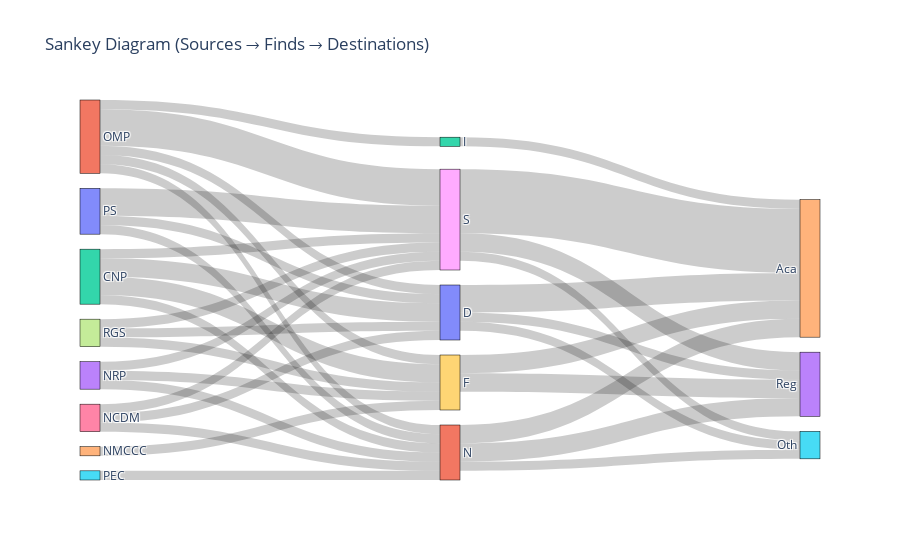

Notebook code cell kept with this figure:
### Code cell
import pandas as pd
import plotly.graph_objects as go

# Load the CSV file (update the filename as needed)
df = pd.read_csv("sankey_assignment.csv")

# Define the three sets of nodes
sources = list(df.columns[1:-3])  # ['PS', 'OMP', 'CNP', 'NRP', 'NMCCC', 'PEC', 'NCDM', 'RGS']
finds = list(df['LABEL'])          # ['S', 'F', 'D', 'N', 'I']
destinations = list(df.columns[-3:])  # ['Reg', 'Aca', 'Oth']

# Create a combined list of all unique nodes
nodes = sources + finds + destinations
node_indices = {name: i for i, name in enumerate(nodes)}  # Assigning an index to each node

# Create links from sources to finds
links = []
for _, row in df.iterrows():
    for source in sources:
        value = row[source]
        if value > 0:  # Only add non-zero flows
            links.append((source, row['LABEL'], value))  # Connect source to find

# Create links from finds to destinations
for _, row in df.iterrows():
    for destination in destinations:
        value = row[destination]
        if value > 0:  # Only add non-zero flows
            links.append((row['LABEL'], destination, value))  # Connect find to destination

# Convert links into Sankey format
sankey_links = {
    "source": [node_indices[src] for src, tgt, val in links],
    "target": [node_indices[tgt] for src, tgt, val in links],
    "value": [val for src, tgt, val in links],
}

# Create the Sankey diagram
fig = go.Figure(go.Sankey(
    node=dict(
        pad=15,
        thickness=20,
        line=dict(color="black", width=0.5),
        label=nodes
    ),
    link=sankey_links
))

# Set layout title
fig.update_layout(title_text="Sankey Diagram (Sources → Finds → Destinations)", font_size=12)

# Show the figure
fig.show()

### Figure 1 — Plotly figure (JSON) as saved in the notebook; plotly's stock layout.template omitted (floating-point values rounded to 4 significant figures)
{"data": [{"link": {"source": [0, 1, 2, 3, 6, 7, 1, 2, 3, 4, 7, 0, 1, 2, 6, 7, 0, 1, 2, 3, 5, 6, 1, 8, 8, 8, 9, 9, 10, 10, 10, 11, 11, 11, 12], "target": [8, 8, 8, 8, 8, 8, 9, 9, 9, 9, 9, 10, 10, 10, 10, 10, 11, 11, 11, 11, 11, 11, 12, 13, 14, 15, 13, 14, 13, 14, 15, 13, 14, 15, 14], "value": [3, 4, 1, 1, 1, 1, 1, 2, 1, 1, 1, 1, 1, 2, 1, 1, 1, 1, 1, 1, 1, 1, 1, 2, 7, 1, 2, 2, 1, 3, 1, 2, 2, 1, 1]}, "node": {"label": ["PS", "OMP", "CNP", "NRP", "NMCCC", "PEC", "NCDM", "RGS", "S", "F", "D", "N", "I", "Reg", "Aca", "Oth"], "line": {"color": "black", "width": 0.5}, "pad": 15, "thickness": 20}, "type": "sankey"}], "layout": {"autosize": true, "font": {"size": 12}, "title": {"text": "Sankey Diagram (Sources → Finds → Destinations)"}}}
